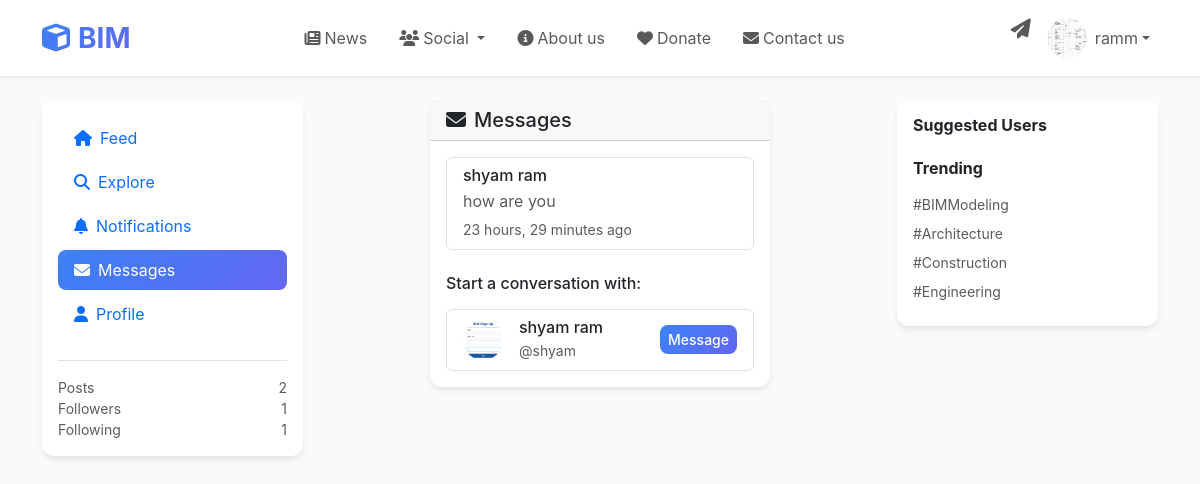
/messages/ (signed in), run on the app's committed database.
### accounts/models.py (models this page shows, shortened)
class Profile(models.Model):
    id = models.UUIDField(primary_key=True, default=uuid.uuid4, editable=False)
    user = models.OneToOneField(User, on_delete=models.CASCADE, related_name='profile')
    bio = models.TextField(max_length=500, blank=True, null=True)
    location = models.CharField(max_length=100, blank=True, null=True)
    latitude = models.DecimalField(max_digits=9, decimal_places=6, blank=True, null=True)
    longitude = models.DecimalField(max_digits=9, decimal_places=6, blank=True, null=True)
    location_verified = models.BooleanField(default=False)
    website = models.URLField(max_length=200, blank=True, null=True)
    birth_date = models.DateField(blank=True, null=True)
    profile_image = models.ImageField(
        upload_to='profile_images/',
        blank=True,
        null=True
    )
    cover_image = models.ImageField(
        upload_to='cover_images/',
        blank=True,
        null=True
    )
    is_verified = models.BooleanField(default=False)
    is_private = models.BooleanField(default=False)
    phone_number = models.CharField(max_length=15, blank=True, null=True)
    university = models.CharField(max_length=200, blank=True, null=True)
    graduation_year = models.IntegerField(blank=True, null=True)
    specialization = models.CharField(
        max_length=100,
        choices=[
            ('architecture', 'Architecture'),
            ('civil_engineering', 'Civil Engineering'),
            ('mep', 'MEP Engineering'),
            ('structural', 'Structural Engineering'),
            ('project_management', 'Project Management'),
            ('quantity_surveying', 'Quantity Surveying'),
            ('other', 'Other'),
        ],
        blank=True,
        null=True
    )
    experience_level = models.CharField(
        max_length=50,
        choices=[
            ('student', 'Student'),
            ('entry', 'Entry Level'),
            ('intermediate', 'Intermediate'),
            ('advanced', 'Advanced'),
            ('expert', 'Expert'),
        ],
        default='student'
    )
    followers_count = models.PositiveIntegerField(default=0)
    following_count = models.PositiveIntegerField(default=0)
    posts_count = models.PositiveIntegerField(default=0)
    created_at = models.DateTimeField(auto_now_add=True)
    updated_at = models.DateTimeField(auto_now=True)
    class Meta:
        db_table = 'accounts_profile'
        verbose_name = 'Profile'
        verbose_name_plural = 'Profiles'

### chat/models.py (models this page shows, shortened)
class Conversation(models.Model):
    id = models.UUIDField(primary_key=True, default=uuid.uuid4, editable=False)
    participants = models.ManyToManyField(User, related_name='conversations')
    created_at = models.DateTimeField(auto_now_add=True)
    updated_at = models.DateTimeField(auto_now=True)
    last_message = models.TextField(blank=True, null=True)
    last_message_at = models.DateTimeField(null=True, blank=True)
    last_message_by = models.ForeignKey(
        User,
        on_delete=models.SET_NULL,
        null=True,
        blank=True,
        related_name='last_messages'
    )
    class Meta:
        db_table = 'chat_conversation'
        ordering = ['-updated_at']

class Message(models.Model):
    id = models.UUIDField(primary_key=True, default=uuid.uuid4, editable=False)
    conversation = models.ForeignKey(Conversation, on_delete=models.CASCADE, related_name='messages')
    sender = models.ForeignKey(User, on_delete=models.CASCADE, related_name='sent_messages')
    content = models.TextField(max_length=1000)
    is_read = models.BooleanField(default=False)
    read_at = models.DateTimeField(null=True, blank=True)
    message_type = models.CharField(
        max_length=20,
        choices=[
            ('text', 'Text'),
            ('image', 'Image'),
            ('file', 'File'),
            ('system', 'System'),
        ],
        default='text'
    )
    attachment = models.FileField(upload_to='chat_attachments/', blank=True, null=True)
    created_at = models.DateTimeField(auto_now_add=True)
    updated_at = models.DateTimeField(auto_now=True)
    class Meta:
        db_table = 'chat_message'
        ordering = ['created_at']
        indexes = [
            models.Index(fields=['conversation', 'created_at']),
            models.Index(fields=['sender', '-created_at']),
        ]

### web_views.py (the view)
# urls.py: path('messages/', web_views.messages_view, name='messages'),
@login_required
def messages_view(request):
    conversations = Conversation.objects.filter(
        participants=request.user
    ).prefetch_related('participants', 'participants__profile', 'messages').order_by('-updated_at')
    from social.models import Follow
    user_followers = Follow.objects.filter(following=request.user).values_list('follower', flat=True)
    mutual_followers = User.objects.filter(
        id__in=Follow.objects.filter(
            follower=request.user,
            following__in=user_followers
        ).values_list('following', flat=True)
    ).select_related('profile')
    context = {
        'conversations': conversations,
        'mutual_followers': mutual_followers,
    }
    return render(request, 'chat/messages.html', context)

### templates/chat/messages.html (shortened to what this page needs)
{% extends 'base.html' %}
{% block content %}
<div class="container-fluid">
    <div class="row">
        <div class="col-lg-8 mx-auto">
            <div class="card">
                <div class="card-header">
                    <h5 class="mb-0">
                        <i class="fas fa-envelope me-2"></i>Messages
                    </h5>
                </div>
                <div class="card-body">
                    {% if conversations %}
                        <div class="list-group">
                            {% for conversation in conversations %}
                                <div class="list-group-item">
                                    <div class="d-flex align-items-center">
                                        <div class="flex-grow-1">
                                            <h6 class="mb-1">
                                                {% for participant in conversation.participants.all %}
                                                    {% if participant != user %}
                                                        {{ participant.get_full_name|default:participant.username }}
                                                    {% endif %}
                                                {% endfor %}
                                            </h6>
                                            {% if conversation.messages.last %}
                                                <p class="mb-1 text-muted">{{ conversation.messages.last.content|truncatechars:50 }}</p>
                                                <small class="text-muted">{{ conversation.messages.last.created_at|timesince }} ago</small>
                                            {% endif %}
                                        </div>
                                    </div>
                                </div>
                            {% endfor %}
                        </div>
                    {% else %}
                        <div class="text-center py-5">
                            <i class="fas fa-envelope fa-3x text-muted mb-3"></i>
                            <h5 class="text-muted">No messages yet</h5>
                            <p class="text-muted">Start a conversation with someone!</p>
                        </div>
                    {% endif %}
                    {% if mutual_followers %}
                        <div class="mt-4">
                            <h6 class="mb-3">Start a conversation with:</h6>
                            <div class="list-group">
                                {% for follower in mutual_followers %}
                                    <div class="list-group-item d-flex align-items-center">
                                        <div class="me-3">
                                            {% if follower.profile.profile_image %}
                                                <img src="{{ follower.profile.profile_image.url }}" alt="{{ follower.username }}" class="rounded-circle" style="width: 40px; height: 40px;">
                                            {% else %}
                                                <div class="bg-primary rounded-circle d-flex align-items-center justify-content-center text-white" style="width: 40px; height: 40px;">
                                                    {{ follower.username|first|upper }}
                                                </div>
                                            {% endif %}
                                        </div>
                                        <div class="flex-grow-1">
                                            <h6 class="mb-0">{{ follower.get_full_name|default:follower.username }}</h6>
                                            <small class="text-muted">@{{ follower.username }}</small>
                                        </div>
                                        <form method="post" action="{% url 'start_conversation' follower.username %}" style="display: inline;">
                            <button type="submit" class="btn btn-primary btn-sm">
                                Message
                            </button>
                        </form>
                                    </div>
                                {% endfor %}
                            </div>
                        </div>
                    {% endif %}
                </div>
            </div>
        </div>
    </div>
</div>
{% endblock %}

### templates/base.html (shortened to what this page needs)
<!DOCTYPE html>
<html lang="en">
<head>
    <link href="https://cdn.jsdelivr.net/npm/bootstrap@5.3.0/dist/css/bootstrap.min.css" rel="stylesheet">
    <link rel="stylesheet" href="https://cdnjs.cloudflare.com/ajax/libs/font-awesome/6.4.0/css/all.min.css">
</head>
<body>
    <nav class="navbar navbar-expand-lg navbar-light bg-white shadow-sm sticky-top">
        <div class="container">
            {% if user.is_authenticated %}
                <a class="navbar-brand fs-3 fw-bold" href="{% url 'feed' %}">
                    <i class="fas fa-cube me-2 text-primary"></i>BIM
                </a>
            {% else %}
                <a class="navbar-brand fs-3 fw-bold" href="{% url 'home' %}">
                    BIM
                </a>
            {% endif %}
            <div class="collapse navbar-collapse" id="navbarNav">
                {% if user.is_authenticated %}
                    <ul class="navbar-nav mx-auto">
                        <li class="nav-item">
                            <a class="nav-link px-3" href="{% url 'home' %}">
                                <i class="fas fa-newspaper me-1"></i>News
                            </a>
                        </li>
                        <li class="nav-item dropdown">
                            <a class="nav-link dropdown-toggle px-3" href="#" id="socialDropdown" role="button" data-bs-toggle="dropdown" aria-expanded="false">
                                <i class="fas fa-users me-1"></i>Social
                            </a>
                        </li>
                        <li class="nav-item">
                            <a class="nav-link px-3" href="{% url 'about' %}">
                                <i class="fas fa-info-circle me-1"></i>About us
                            </a>
                        </li>
                        <li class="nav-item">
                            <a class="nav-link px-3" href="#">
                                <i class="fas fa-heart me-1"></i>Donate
                            </a>
                        </li>
                        <li class="nav-item">
                            <a class="nav-link px-3" href="#">
                                <i class="fas fa-envelope me-1"></i>Contact us
                            </a>
                        </li>
                    </ul>
                    <div class="navbar-nav">
                        <a class="nav-link px-2" href="{% url 'messages' %}" title="Messages">
                            <i class="fas fa-paper-plane fs-5"></i>
                        </a>
                        <div class="nav-item dropdown">
                            <a class="nav-link dropdown-toggle d-flex align-items-center px-2" href="#" role="button" data-bs-toggle="dropdown">
                                {% if user.profile.profile_image %}
                                    <img src="{{ user.profile.profile_image.url }}" alt="{{ user.username }}" class="avatar me-2">
                                {% else %}
                                    <div class="avatar me-2 bg-primary d-flex align-items-center justify-content-center text-white fw-bold">
                                        {{ user.username|first|upper }}
                                    </div>
                                {% endif %}
                                <span class="d-none d-md-inline">{{ user.username }}</span>
                            </a>
                        </div>
                    </div>
                {% endif %}
            </div>
        </div>
    </nav>
    <div class="container mt-4">
        <div class="row">
            {% if user.is_authenticated %}
                <div class="col-lg-3 col-md-4">
                    <div class="sidebar p-3">
                        <div class="nav flex-column">
                            <a class="nav-link {% if request.resolver_match.url_name == 'feed' %}active{% endif %}" href="{% url 'feed' %}">
                                <i class="fas fa-home me-2"></i>Feed
                            </a>
                            <a class="nav-link {% if request.resolver_match.url_name == 'explore' %}active{% endif %}" href="{% url 'explore' %}">
                                <i class="fas fa-search me-2"></i>Explore
                            </a>
                            <a class="nav-link {% if request.resolver_match.url_name == 'notifications' %}active{% endif %}" href="{% url 'notifications' %}">
                                <i class="fas fa-bell me-2"></i>Notifications
                            </a>
                            <a class="nav-link {% if request.resolver_match.url_name == 'messages' %}active{% endif %}" href="{% url 'messages' %}">
                                <i class="fas fa-envelope me-2"></i>Messages
                            </a>
                            <a class="nav-link {% if request.resolver_match.url_name == 'profile' %}active{% endif %}" href="{% url 'profile' user.username %}">
                                <i class="fas fa-user me-2"></i>Profile
                            </a>
                        </div>
                        <div class="mt-4 pt-3 border-top">
                            <div class="d-flex justify-content-between text-muted small">
                                <span>Posts</span>
                                <span>{{ user.profile.posts_count|default:0 }}</span>
                            </div>
                            <div class="d-flex justify-content-between text-muted small">
                                <span>Followers</span>
                                <span>{{ user.profile.followers_count|default:0 }}</span>
                            </div>
                            <div class="d-flex justify-content-between text-muted small">
                                <span>Following</span>
                                <span>{{ user.profile.following_count|default:0 }}</span>
                            </div>
                        </div>
                    </div>
                </div>
                <div class="col-lg-6 col-md-8">
                    {% block content %}{% endblock %}
                </div>
                <div class="col-lg-3 d-none d-lg-block">
                    <div class="sidebar p-3">
                        <h6 class="fw-bold mb-3">Suggested Users</h6>
                        <h6 class="fw-bold mb-3 mt-4">Trending</h6>
                        <div class="small text-muted">
                            <div class="mb-2">#BIMModeling</div>
                            <div class="mb-2">#Architecture</div>
                            <div class="mb-2">#Construction</div>
                            <div class="mb-2">#Engineering</div>
                        </div>
                    </div>
                </div>
            {% else %}
                <div class="col-12">
                    {% block anonymous_content %}{% endblock %}
                </div>
            {% endif %}
        </div>
    </div>
</body>
</html>

### data on the page
Conversation: messages.last.content "how are you", messages.last.created_at "23 hours, 29 minutes"

### other printed values
{{ user.username }} "ramm"
{{ user.profile.posts_count|default:0 }} "2"
{{ user.profile.followers_count|default:0 }} "1"
{{ user.profile.following_count|default:0 }} "1"
{{ participant.get_full_name|default:participant.username }} "shyam ram"
{{ follower.get_full_name|default:follower.username }} "shyam ram"
{{ follower.username }} "shyam"
